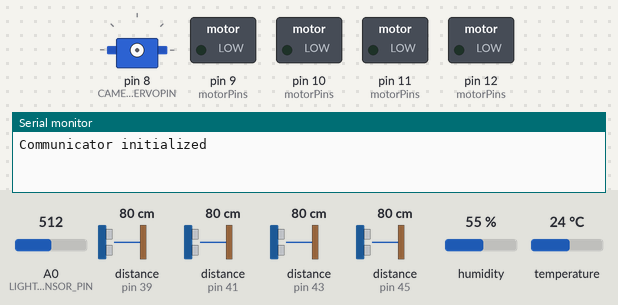
The program below on a simulated Arduino Mega 2560, built with avr-gcc and run on an emulated ATmega2560. Parts: servo, switched loads named in the program (green lamp = pin HIGH), the last lines printed to the serial monitor. The test bench sets the inputs (shaded band); at power-on: distance to the obstacle (sensors on pin 39, pin 41, pin 43, pin 45) 80 cm, A0 (LIGHT_SENSOR_PIN) = 512, humidity 55 %, temperature 24 °C. The echo pulse lasts 58.3 µs per cm.

Above: at 0.1 s.
At 2.2 s:
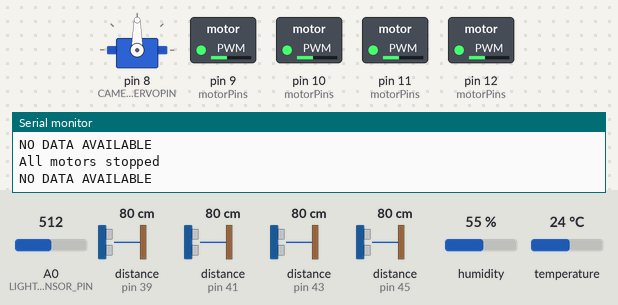
2.3 s: distance to the obstacle (sensor on pin 39) set to 9 cm
13.2 s: distance to the obstacle (sensor on pin 41) set to 2 cm
24.1 s: distance to the obstacle (sensor on pin 43) set to 4 cm
35.0 s: distance to the obstacle (sensor on pin 45) set to 2 cm
45.9 s: distance to the obstacle (sensor on pin 39) set to 2 cm
56.8 s: distance to the obstacle (sensor on pin 41) set to 4 cm
Timing chart, 0 to 59.8 s (numbered marks = the images above; inputs shaded):
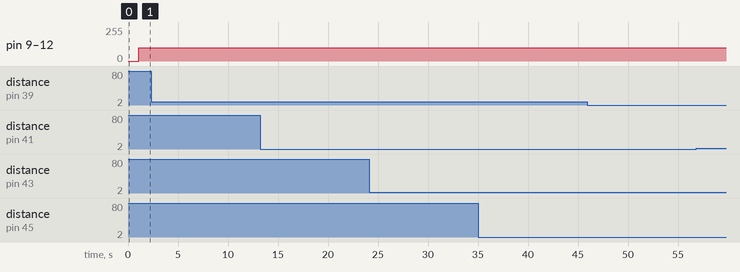

The program:

main.cpp
```cpp
#include <Arduino.h>
#include <Car.h>

Car *car = nullptr;

void setup()
{
    Serial.begin(9600);
    car = new Car();
    Serial.println("Setup completed");
}

void loop()
{
    car->update();
    delay(50);
}
```

Camera.cpp
```cpp
#include <Camera.h>

Camera::Camera() {
    pinMode(CAMERA_SERVOPIN, OUTPUT);
    cameraServo_.attach(CAMERA_SERVOPIN);
    returnToCenter();
    Serial.println("Camera initialized");
}

void Camera::moveRight() {
    updatePosition(currentPosition_ + speed_);
}

void Camera::moveLeft() {
    updatePosition(currentPosition_ - speed_);
}

void Camera::updatePosition(int value) {
    if (value < 0) {
		value = 0;
    } else if (value > 180) {
		value = 180;
    }

    if(currentPosition_ != value) {
        cameraServo_.write(value);
        currentPosition_ = value;
        delay(10);
    }
}

void Camera::returnToCenter() {
    if(currentPosition_ != CAMERA_CENTERPOSITION) {
        cameraServo_.write(CAMERA_CENTERPOSITION);
        currentPosition_ = CAMERA_CENTERPOSITION;
    }
}

void Camera::setSpeed(int value) {
    if(value < 0) {
        value = 0;
    } else if(value > 255) {
        value = 255;
    }

    speed_ = map(value, 0, 255, 1, 15);
}
```

Camera.h
```cpp
#include <Servo.h>
#include <Arduino.h>

#define CAMERA_SERVOPIN 8
#define CAMERA_CENTERPOSITION 90

class Camera {
    public:
        Camera();
        void returnToCenter();
        void moveRight();
        void moveLeft();
        void setSpeed(int value);

    private:
        int speed_;
        Servo cameraServo_;
        double currentPosition_;
        void updatePosition(int value);
};
```

Car.cpp
```cpp
#include <Car.h>

int motorPins[4][3] = {
    {MOTOR_A_EN, MOTOR_A_IN1, MOTOR_A_IN2},
    {MOTOR_B_EN, MOTOR_B_IN1, MOTOR_B_IN2},
    {MOTOR_C_EN, MOTOR_C_IN1, MOTOR_C_IN2},
    {MOTOR_D_EN, MOTOR_D_IN1, MOTOR_D_IN2}};

Car::Car() : ultrasonicSensorFront_(ULTRASONIC_FRONT_TRIG, ULTRASONIC_FRONT_ECHO, ULTRASONIC_MAX_DISTANCE),
             ultrasonicSensorBack_(ULTRASONIC_BACK_TRIG, ULTRASONIC_BACK_ECHO, ULTRASONIC_MAX_DISTANCE),
             ultrasonicSensorLeft_(ULTRASONIC_LEFT_TRIG, ULTRASONIC_LEFT_ECHO, ULTRASONIC_MAX_DISTANCE),
             ultrasonicSensorRight_(ULTRASONIC_RIGHT_TRIG, ULTRASONIC_RIGHT_ECHO, ULTRASONIC_MAX_DISTANCE),
             camera_(),
             lightSensor_()
{
    initMotors();
    stopAllMotors();
    speed = 255;
    Serial.println("Car initialized");
}

void Car::initMotors()
{
    for (int i = 0; i < 4; i++)
    {
        for (int j = 0; j < 3; j++)
        {
            pinMode(motorPins[4][3], OUTPUT); // set all motor pins to OUTPUT
        }
    }
}

void Car::driveMotor(Motor motor, MotorDirection direction)
{
    bool in1Value = LOW;
    bool in2Value = LOW;

    if (direction == FORWARD)
    {
        in1Value = HIGH;
    }
    else if (direction == REVERSE)
    {
        in2Value = HIGH;
    } // if none of the if-statements triggered, the direction is
      // STOP and both pins are set to LOW as they were initialized

    int motorArrayPosition = static_cast<int>(motor);
    int enPin = motorPins[motorArrayPosition][0];
    int in1Pin = motorPins[motorArrayPosition][1];
    int in2Pin = motorPins[motorArrayPosition][2];

    analogWrite(enPin, speed);

    if (in1Value == HIGH)
    { // prevents both pins from being HIGH by first writing the LOW Pin
        digitalWrite(in2Pin, in2Value);
    }

    digitalWrite(in1Pin, in1Value);
    digitalWrite(in2Pin, in2Value);
}

void Car::updateMotorDirections(Joystick joystick1, Joystick joystick2)
{
    Position joy1X = joystick1.getPositionX();
    Position joy1Y = joystick1.getPositionY();
    Position joy2X = joystick2.getPositionX();
    Position joy2Y = joystick2.getPositionY();

    MotorDirection directionAandD = FORWARD; // automatically handles state if joy2Y is TOP and joy2X is MIDDLE
    MotorDirection directionBandC = FORWARD;

    bool areAllJoysticksInMiddle = true;

    if (joystick2.hasPositionChanged())
    {
        areAllJoysticksInMiddle = false;

        switch (joy2Y)
        {
        case TOP:
        {
            if (joy2X == LEFT)
            {
                directionAandD = STOP;
            }
            else if (joy2X == RIGHT)
            {
                directionBandC = STOP;
            }
            driveMotor(MOTOR_A, directionAandD);
            driveMotor(MOTOR_B, directionBandC);
            driveMotor(MOTOR_C, directionBandC);
            driveMotor(MOTOR_D, directionAandD);
        }
        break;

        case MIDDLE:
        {
            directionAandD = REVERSE; // automatically handles state if joy2X is LEFT
            directionBandC = FORWARD;
            if (joy2X == RIGHT)
            {
                directionAandD = FORWARD;
                directionBandC = REVERSE;
            }
            driveMotor(MOTOR_A, directionAandD);
            driveMotor(MOTOR_B, directionBandC);
            driveMotor(MOTOR_C, directionBandC);
            driveMotor(MOTOR_D, directionAandD);
        }
        break;

        case BOTTOM:
        {
            directionAandD = REVERSE; // automatically handles state if joy2X is MIDDLE
            directionBandC = REVERSE;
            if (joy2X == LEFT)
            {
                directionBandC = STOP;
            }
            else if (joy2X == RIGHT)
            {
                directionAandD = STOP;
            }
            driveMotor(MOTOR_A, directionAandD);
            driveMotor(MOTOR_B, directionBandC);
            driveMotor(MOTOR_C, directionBandC);
            driveMotor(MOTOR_D, directionAandD);
        }
        break;

        case RIGHT: // fallthrough
        case LEFT:
            Serial.println("ERROR: Joystick´s y-axis has a value from the x-axis");
            break;
        }
    }
    else if (joystick1.hasPositionChanged())
    {
        areAllJoysticksInMiddle = false;

        if (joy1Y == MIDDLE)
        {
            MotorDirection directionAandC = REVERSE; // automatically handles state if joy1X is LEFT
            MotorDirection directionBandD = FORWARD;
            if (joy1X == RIGHT)
            {
                directionAandC = FORWARD;
                directionBandD = REVERSE;
            }
            driveMotor(MOTOR_A, directionAandC);
            driveMotor(MOTOR_B, directionBandD);
            driveMotor(MOTOR_C, directionAandC);
            driveMotor(MOTOR_D, directionBandD);
        }
    }

    if (joy1Y == TOP && joy1X == MIDDLE)
    {
        camera_.moveLeft();
    }
    else if (joy1Y == BOTTOM && joy1X == MIDDLE)
    {
        camera_.moveRight();
    }

    if (communicator_.joystick1_.isButtonDown())
    {
        camera_.returnToCenter();
    }

    if (joystick1.isInPosition(MIDDLE, MIDDLE) && joystick2.isInPosition(MIDDLE, MIDDLE) && !areAllJoysticksInMiddle)
    {
        stopAllMotors();
        areAllJoysticksInMiddle = true;
    }
}

void Car::stopAllMotors()
{
    driveMotor(MOTOR_A, STOP);
    driveMotor(MOTOR_B, STOP);
    driveMotor(MOTOR_C, STOP);
    driveMotor(MOTOR_D, STOP);
    Serial.println("All motors stopped");
}

void Car::update()
{
    uint8_t *data = communicator_.getReceivedData();

    communicator_.joystick1_.setPositionX(Joystick::getPositionByValue(X_Axis, *data));
    communicator_.joystick1_.setPositionY(Joystick::getPositionByValue(Y_Axis, *(data + 1)));
    communicator_.joystick1_.setButtonDown(*(data + 2));
    communicator_.joystick2_.setPositionX(Joystick::getPositionByValue(X_Axis, *(data + 3)));
    communicator_.joystick2_.setPositionY(Joystick::getPositionByValue(Y_Axis, *(data + 4)));
    communicator_.joystick2_.setButtonDown(*(data + 5));
    speed = map(*(data + 6), 0, 255, 100, 255);

    camera_.setSpeed(*(data + 6));

    if (communicator_.getSaveStopTimer() + CONNECTION_LOST_WARNING > millis())
    { // check if the remote responded in the last 500 milliseconds
        updateMotorDirections(communicator_.joystick1_, communicator_.joystick2_);
    }
    else
    {
        stopAllMotors();
        Serial.println("NO DATA AVAILABLE");
    }

    sendSensorData();
}

void Car::sendSensorData()
{
    uint8_t dataToSend[PAYLOAD];

    dht11Sensor_.update();
    ultrasonicSensorFront_.update();
    ultrasonicSensorRight_.update();
    ultrasonicSensorBack_.update();
    ultrasonicSensorLeft_.update();
    lightSensor_.update();

    dataToSend[0] = ultrasonicSensorFront_.getDistanceCM();
    dataToSend[1] = ultrasonicSensorRight_.getDistanceCM();
    dataToSend[2] = ultrasonicSensorBack_.getDistanceCM();
    dataToSend[3] = ultrasonicSensorLeft_.getDistanceCM();
    dataToSend[4] = dht11Sensor_.getTemperature();
    dataToSend[5] = dht11Sensor_.getHumidity();
    dataToSend[6] = lightSensor_.getLightIntensity();

    communicator_.send(dataToSend);

    /* Serial.print(dataToSend[0]);
       Serial.print("|");Serial.print(dataToSend[1]);
       Serial.print("|");Serial.print(dataToSend[2]);
       Serial.print("|");Serial.print(dataToSend[3]);
       Serial.print("|");Serial.print(dataToSend[4]);
       Serial.print("|");Serial.print(dataToSend[5]);
       Serial.print("|");Serial.println(dataToSend[6]); */
}
```

Car.h
```cpp
#include <Arduino.h>
#include <Communicator.h>
#include <DHT11Sensor.h>
#include <UltrasonicSensor.h>
#include <Camera.h>
#include <LightSensor.h>

#define MOTOR_A_EN 12
#define MOTOR_A_IN1 22
#define MOTOR_A_IN2 23

#define MOTOR_B_EN 11
#define MOTOR_B_IN1 25 // A  B
#define MOTOR_B_IN2 24 //
                       // C  D
#define MOTOR_C_EN 10
#define MOTOR_C_IN1 28
#define MOTOR_C_IN2 29

#define MOTOR_D_EN 9
#define MOTOR_D_IN1 27
#define MOTOR_D_IN2 26

#define ULTRASONIC_FRONT_TRIG 38
#define ULTRASONIC_FRONT_ECHO 39
#define ULTRASONIC_BACK_TRIG 42
#define ULTRASONIC_BACK_ECHO 43
#define ULTRASONIC_LEFT_TRIG 44
#define ULTRASONIC_LEFT_ECHO 45
#define ULTRASONIC_RIGHT_TRIG 40
#define ULTRASONIC_RIGHT_ECHO 41

#define ULTRASONIC_MAX_DISTANCE 100

#define LIGHT_SENSOR A0

enum Motor
{
    MOTOR_A,
    MOTOR_B,
    MOTOR_C,
    MOTOR_D
};

enum MotorDirection
{
    FORWARD,
    REVERSE,
    STOP
};

class Car
{
public:
    Communicator communicator_;
    UltrasonicSensor ultrasonicSensorFront_;
    UltrasonicSensor ultrasonicSensorBack_;
    UltrasonicSensor ultrasonicSensorLeft_;
    UltrasonicSensor ultrasonicSensorRight_;
    DHT11Sensor dht11Sensor_;
    Camera camera_;
    LightSensor lightSensor_;

    Car();
    void stopAllMotors();
    void update();

private:
    int speed;
    void updateMotorDirections(Joystick joystick1, Joystick joystick2);
    void initMotors();
    void driveMotor(Motor motor, MotorDirection direction);
    void sendSensorData();
};
```

Communicator.cpp
```cpp
#include <Communicator.h>

Communicator::Communicator() {
    Mirf.cePin = NRFCEPIN;
    Mirf.csnPin = NRFCSNPIN;
    Mirf.spi = &MirfHardwareSpi;
    Mirf.init();

    Mirf.setRADDR((byte *)"MCNR");
    Mirf.setTADDR((byte *)"MCNC");

    Mirf.payload = PAYLOAD;
    Mirf.channel = CHANNEL;
    Mirf.config();

    saveStopTimer_ = millis() - CONNECTION_LOST_WARNING;

    Serial.println("Communicator initialized");
    delay(1000);
}

void Communicator::send(uint8_t data[]){
    Mirf.send(data);
    while(Mirf.isSending());
}

uint8_t* Communicator::getReceivedData(){
    if(!isDataReady()){
        return receivedData_;
    }
    saveStopTimer_ = millis();
    Mirf.getData(receivedData_);
    return receivedData_;
}

bool Communicator::isDataReady(){
    return Mirf.dataReady();
}

unsigned long Communicator::getSaveStopTimer(){
    return saveStopTimer_;
}
```

Communicator.h
```cpp
#include <Joystick.h>
#include <SPI.h>
#include <Mirf.h>
#include <MirfHardwareSpiDriver.h>

#define NRFCEPIN 49
#define NRFCSNPIN 53

#define PAYLOAD sizeof(uint8_t) * 10    //PAYLOAD is 10 uint_8 values
#define CHANNEL 76
#define CONNECTION_LOST_WARNING 500

class Communicator {
    public:
        Joystick joystick1_;
        Joystick joystick2_;

        Communicator();
        void send(uint8_t data[]);
        uint8_t* getReceivedData();
        unsigned long getSaveStopTimer();

    private:
        unsigned long saveStopTimer_;
        bool isDataReady();
        uint8_t receivedData_[PAYLOAD];
};
```

DHT11Sensor.cpp
```cpp
#include "DHT11Sensor.h"

DHT11Sensor::DHT11Sensor() : dht11_()
{
    lastRead_ = millis() - DHT11_READING_INTERVALL - 1;
    Serial.println("DHT11-Sensor initialized");
}

int DHT11Sensor::getHumidity()
{
    return humidity_;
}

int DHT11Sensor::getTemperature()
{
    return temperature_;
}

void DHT11Sensor::read()
{
    dht11_.read(DHT11PIN);
    temperature_ = dht11_.temperature;
    humidity_ = dht11_.humidity;
    lastRead_ = millis();
}

void DHT11Sensor::update()
{
    if (millis() - lastRead_ > DHT11_READING_INTERVALL)
    {
        read();
    }
}
```

DHT11Sensor.h
```cpp
#include <dht11.h>

#define DHT11PIN 30
#define DHT11_READING_INTERVALL 5000

class DHT11Sensor
{
public:
    DHT11Sensor();
    int getTemperature();
    int getHumidity();
    void update();

private:
    unsigned long lastRead_;
    int temperature_;
    int humidity_;
    dht11 dht11_;
    void read();
};
```

Joystick.cpp
```cpp
#include <Joystick.h>

Joystick::Joystick(){
    setPositionX(MIDDLE);
    setPositionY(MIDDLE);
    hasPositionXChanged_ = false;
    hasPositionYChanged_ = false;
}

Position Joystick::getPositionByValue(Axis axis, int value){
    if(value > 200){
        return axis == X_Axis ? LEFT : BOTTOM;
    }
    if(value < 60){
        return axis == X_Axis ? RIGHT : TOP;
    }

    return MIDDLE;
}

bool Joystick::isInPosition(Position positionX, Position positionY){
    return positionX_ == positionX && positionY_ == positionY;
}

bool Joystick::isCentered(){
    return positionX_ == MIDDLE && positionY_ == MIDDLE;
}

Position Joystick::getPositionX() {
    return positionX_;
}

Position Joystick::getPositionY(){
    return positionY_;
}

void Joystick::setPositionX(Position value){
    if(value == TOP || value == BOTTOM){
        return;
    }

    if(value != getPositionX()) {
        Serial.println("SET_X");
        hasPositionXChanged_ = true;
        positionX_ = value;
    } else {
        hasPositionXChanged_ = false;
    }
}

void Joystick::setPositionY(Position value){
    if(value == LEFT || value == RIGHT){
        return;
    }

    if(value != getPositionY()) {
        Serial.println("SET_Y");
        hasPositionYChanged_ = true;
        positionY_ = value;
    } else {
        hasPositionYChanged_ = false;
    }
}

bool Joystick::hasPositionChanged(){
    return hasPositionXChanged_ || hasPositionYChanged_;
}

bool Joystick::isButtonDown() {
    return isButtonDown_;
}

void Joystick::setButtonDown(bool isButtonDown) {
    isButtonDown_ = isButtonDown;
}
```

Joystick.h
```cpp
#include <Arduino.h>

enum Axis {
    X_Axis,
    Y_Axis
};

enum Position {
    MIDDLE,
    TOP,
    RIGHT,
    BOTTOM,
    LEFT
};

class Joystick {
    public:
        Joystick();
        static Position getPositionByValue(Axis axis, int value);
        bool isInPosition(Position positionX, Position positionY);
        bool isCentered();
        bool hasPositionChanged();
        bool isButtonDown();
        Position getPositionX();
        Position getPositionY();
        void setPositionX(Position value);
        void setPositionY(Position value);
        void setButtonDown(bool isButtonDown);

    private:
        Position positionX_;
        Position positionY_;
        bool isButtonDown_;
        bool hasPositionXChanged_;
        bool hasPositionYChanged_;
};
```

LightSensor.cpp
```cpp
#include "LightSensor.h"
#include <Arduino.h>

LightSensor::LightSensor()
{
    pinMode(LIGHT_SENSOR_PIN, INPUT);
    lastRead_ = millis() - LIGHT_SENSOR_READING_INTERVALL - 1;
    Serial.println("Light-Sensor initialized");
}

int LightSensor::getLightIntensity()
{
    return lightIntensity_;
}

void LightSensor::read()
{
    lightIntensity_ = map(analogRead(LIGHT_SENSOR_PIN), 0, 1023, 0, 255);
    lastRead_ = millis();
}

void LightSensor::update()
{
    if (millis() - lastRead_ > LIGHT_SENSOR_READING_INTERVALL)
    {
        read();
    }
}
```

LightSensor.h
```cpp
#define LIGHT_SENSOR_PIN A0
#define LIGHT_SENSOR_READING_INTERVALL 2000

class LightSensor
{
public:
    LightSensor();
    int getLightIntensity();
    void update();

private:
    unsigned long lastRead_;
    int lightIntensity_;
    void read();
};
```

UltrasonicSensor.cpp
```cpp
#include "UltrasonicSensor.h"

UltrasonicSensor::UltrasonicSensor(int triggerPin, int echoPin, int maxDistance) :
    ultrasonicSensor_(triggerPin, echoPin, maxDistance)
{
    distanceCM_ = 1000;
    lastRead_ = millis() - ULTRASONIC_READING_INTERVALL - 1;
}

unsigned int UltrasonicSensor::getDistanceCM(){
    return distanceCM_;
}

void UltrasonicSensor::update(){
    if(lastRead_ + ULTRASONIC_READING_INTERVALL < millis()){
        distanceCM_ = read();
        lastRead_ = millis();
    }
}

unsigned long UltrasonicSensor::read(){
    return ultrasonicSensor_.ping_cm();
}
```

UltrasonicSensor.h
```cpp
#include <NewPing.h>

#define ULTRASONIC_READING_INTERVALL 100

class UltrasonicSensor {
    public:
        UltrasonicSensor(int triggerPin, int echoPin, int maxDistance);

        unsigned int getDistanceCM();
        void update();

    private:
        unsigned long distanceCM_;
        unsigned long lastRead_;

        NewPing ultrasonicSensor_;

        unsigned long read();
};
```
